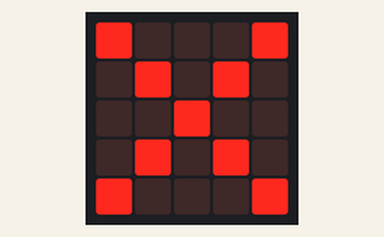
This program was run on a simulated BBC micro:bit (MakeCode). On the bench: the board's 5×5 LED display.

Above: at 0.1 s.
At 2.5 s:
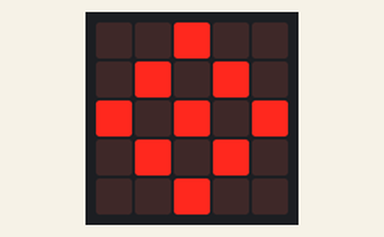
At 3.7 s:
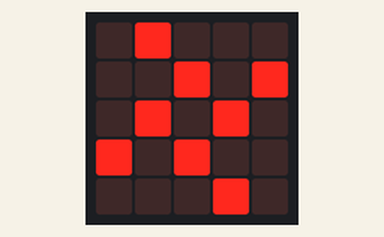
At 6.1 s:
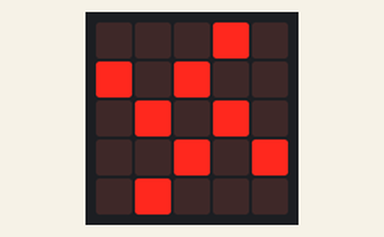
At 9.05 s:
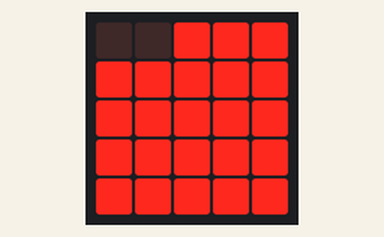
At 11.95 s:
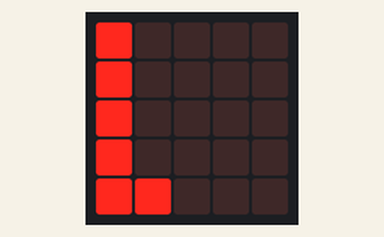

The program:

main.ts
```typescript
for (let index = 0; index < 4; index++) {
    basic.showLeds(`
        # . . . #
        . # . # .
        . . # . .
        . # . # .
        # . . . #
        `)
    basic.showLeds(`
        . # . . .
        . . # . #
        . # . # .
        # . # . .
        . . . # .
        `)
    basic.showLeds(`
        . . # . .
        . # . # .
        # . # . #
        . # . # .
        . . # . .
        `)
    basic.showLeds(`
        . . . # .
        # . # . .
        . # . # .
        . . # . #
        . # . . .
        `)
}
basic.clearScreen()
basic.forever(function () {
    for (let X = 0; X <= 4; X++) {
        for (let Y = 0; Y <= 4; Y++) {
            if (X % 2 != 0) {
                led.plot(X, 4 - Y)
            } else {
                led.plot(X, Y)
            }
            basic.pause(100)
        }
    }
    for (let Y = 0; Y <= 4; Y++) {
        for (let X = 0; X <= 4; X++) {
            if (Y % 2 != 0) {
                led.unplot(4 - X, Y)
            } else {
                led.unplot(X, Y)
            }
            basic.pause(100)
        }
    }
    for (let X = 0; X <= 4; X++) {
        for (let Y = 0; Y <= 4; Y++) {
            if (X % 2 != 0) {
                led.plot(X, 4 - Y)
            } else {
                led.plot(X, Y)
            }
            basic.pause(100)
        }
    }
    for (let Y = 0; Y <= 4; Y++) {
        for (let X = 0; X <= 4; X++) {
            if (Y % 2 != 0) {
                led.unplot(4 - X, Y)
            } else {
                led.unplot(X, Y)
            }
            basic.pause(100)
        }
    }
})
```

test.ts
```typescript
// 在這裡測試；當此封包作為擴充功能時，將不會編譯此內容。
```

Measured:
- by itself, everything shown: repeats every 5.0 s, in 50 steps
- what the display in image 1 shows lasts 0.4 s, from 2.4 s to 2.8 s
